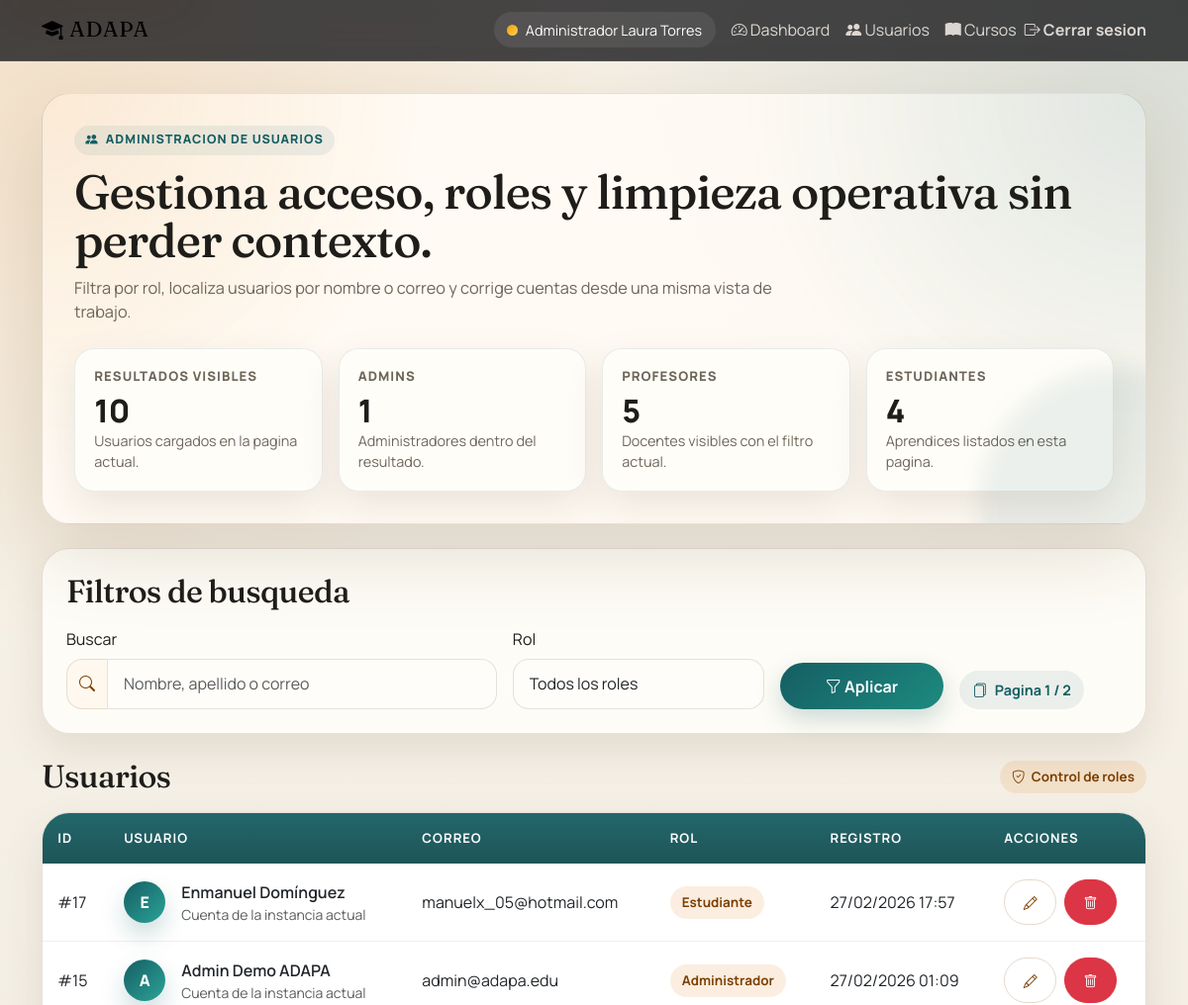
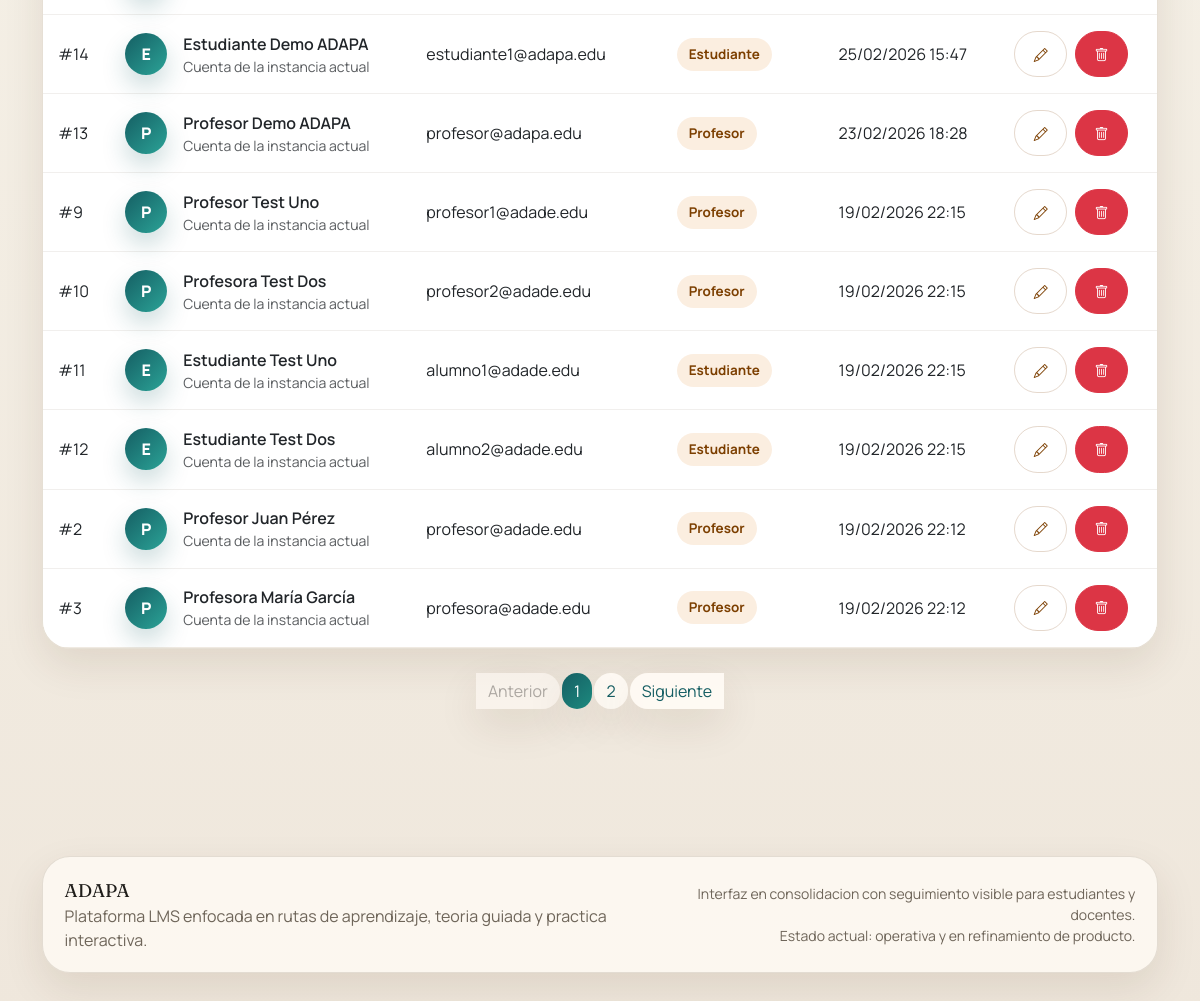
/admin/usuarios (signed in), run on the app's committed database (2 pictures, top to bottom).
### tables this page shows
CREATE TABLE `usuarios` (
  `id` int(11) NOT NULL AUTO_INCREMENT,
  `instancia_id` int(11) NOT NULL,
  `email` varchar(255) NOT NULL,
  `password_hash` varchar(255) NOT NULL,
  `nombre` varchar(255) NOT NULL,
  `apellido` varchar(255) NOT NULL,
  `es_estudiante` tinyint(1) NOT NULL DEFAULT 0,
  `es_profesor` tinyint(1) NOT NULL DEFAULT 0,
  `es_admin_institucion` tinyint(1) NOT NULL DEFAULT 0,
  `vista_default` enum('creador','estudiante') NOT NULL DEFAULT 'estudiante',
  `es_menor` tinyint(1) NOT NULL DEFAULT 0,
  `tutor_nombre` varchar(255) DEFAULT NULL,
  `tutor_email` varchar(255) DEFAULT NULL,
  `autorizacion_tutor_fecha` timestamp NULL DEFAULT NULL,
  `activo` tinyint(1) NOT NULL DEFAULT 1,
  `email_verificado` tinyint(1) NOT NULL DEFAULT 0,
  `ultimo_acceso` timestamp NULL DEFAULT NULL,
  `intentos_fallidos` int(11) NOT NULL DEFAULT 0,
  `creado_por` int(11) DEFAULT NULL,
  `creado_en` timestamp NOT NULL DEFAULT current_timestamp(),
  `modificado_en` timestamp NOT NULL DEFAULT current_timestamp() ON UPDATE current_timestamp(),
  PRIMARY KEY (`id`),
  UNIQUE KEY `email` (`email`),
  KEY `instancia_id` (`instancia_id`),
  CONSTRAINT `usuarios_ibfk_1` FOREIGN KEY (`instancia_id`) REFERENCES `instancias` (`id`)
);

### views/admin/usuarios.php (the view, shortened to what the rows shown need)
<?php require_once __DIR__ . '/../partials/header.php'; ?>
<?php
$admins = 0;
$profesores = 0;
$estudiantes = 0;
foreach ($users as $user) {
    if ($user->es_admin_institucion) {
        $admins++;
    } elseif ($user->es_profesor) {
        $profesores++;
    } elseif ($user->es_estudiante) {
        $estudiantes++;
    }
}
?>
<div class="container">
    <section class="page-hero mb-4">
        <span class="eyebrow"><i class="bi bi-people-fill"></i> Administracion de usuarios</span>
        <h1 class="page-title">Gestiona acceso, roles y limpieza operativa sin perder contexto.</h1>
        <p class="page-subtitle">
            Filtra por rol, localiza usuarios por nombre o correo y corrige cuentas desde una misma vista de trabajo.
        </p>
        <div class="metric-grid">
            <div class="metric-card">
                <div class="metric-label">Resultados visibles</div>
                <div class="metric-value"><?php echo count($users); ?></div>
                <div class="metric-note">Usuarios cargados en la pagina actual.</div>
            </div>
            <div class="metric-card">
                <div class="metric-label">Admins</div>
                <div class="metric-value"><?php echo $admins; ?></div>
                <div class="metric-note">Administradores dentro del resultado.</div>
            </div>
            <div class="metric-card">
                <div class="metric-label">Profesores</div>
                <div class="metric-value"><?php echo $profesores; ?></div>
                <div class="metric-note">Docentes visibles con el filtro actual.</div>
            </div>
            <div class="metric-card">
                <div class="metric-label">Estudiantes</div>
                <div class="metric-value"><?php echo $estudiantes; ?></div>
                <div class="metric-note">Aprendices listados en esta pagina.</div>
            </div>
        </div>
    </section>
    <section class="filter-shell mb-4">
        <div class="panel-body">
            <div class="section-title">
                <h2>Filtros de busqueda</h2>
            </div>
            <form method="GET" action="<?php echo url('/admin/usuarios'); ?>" class="row g-3 align-items-end">
                <div class="col-lg-5">
                    <label for="search" class="form-label">Buscar</label>
                    <div class="input-group">
                        <span class="input-group-text"><i class="bi bi-search"></i></span>
                        <input
                            type="text"
                            id="search"
                            name="search"
                            class="form-control"
                            placeholder="Nombre, apellido o correo"
                            value="<?php echo htmlspecialchars($search ?? ''); ?>"
                        >
                    </div>
                </div>
                <div class="col-lg-3">
                    <label for="role" class="form-label">Rol</label>
                    <select id="role" name="role" class="form-select">
                        <option value="">Todos los roles</option>
                    </select>
                </div>
                <div class="col-lg-2">
                    <button type="submit" class="btn btn-primary w-100">
                        <i class="bi bi-funnel"></i> Aplicar
                    </button>
                </div>
                <div class="col-lg-2">
                    <span class="inline-stat">
                        <i class="bi bi-files"></i> Pagina <?php echo (int) $currentPage; ?> / <?php echo (int) max($totalPages, 1); ?>
                    </span>
                </div>
            </form>
        </div>
    </section>
    <section>
        <div class="section-title">
            <h2>Usuarios</h2>
            <span class="soft-badge"><i class="bi bi-shield-check"></i> Control de roles</span>
        </div>
        <div class="data-table-shell">
            <div class="table-responsive">
                <table class="table table-hover align-middle">
                    <thead>
                        <tr>
                            <th>ID</th>
                            <th>Usuario</th>
                            <th>Correo</th>
                            <th>Rol</th>
                            <th>Registro</th>
                            <th>Acciones</th>
                        </tr>
                    </thead>
                    <tbody>
                        <?php if (empty($users)): ?>
                            <tr>
                                <td colspan="6" class="empty-state">No hay usuarios que coincidan con el filtro actual.</td>
                            </tr>
                        <?php else: ?>
                            <?php foreach ($users as $user): ?>
                                <tr>
                                    <td>#<?php echo (int) $user->id; ?></td>
                                    <td>
                                        <div class="d-flex align-items-center gap-3">
                                            <span class="avatar-token"><?php echo strtoupper(substr($user->nombre, 0, 1)); ?></span>
                                            <div>
                                                <div class="fw-semibold"><?php echo htmlspecialchars(trim($user->nombre . ' ' . $user->apellido)); ?></div>
                                                <div class="small text-muted">Cuenta de la instancia actual</div>
                                            </div>
                                        </div>
                                    </td>
                                    <td><?php echo htmlspecialchars($user->email); ?></td>
                                    <td>
                                        <?php if ($user->es_admin_institucion): ?>
                                            <span class="soft-badge">Administrador</span>
                                        <?php elseif ($user->es_profesor): ?>
                                            <span class="soft-badge">Profesor</span>
                                        <?php elseif ($user->es_estudiante): ?>
                                            <span class="soft-badge">Estudiante</span>
                                        <?php else: ?>
                                            <span class="soft-badge">Usuario</span>
                                        <?php endif; ?>
                                    </td>
                                    <td><?php echo date('d/m/Y H:i', strtotime($user->creado_en)); ?></td>
                                    <td>
                                        <div class="d-flex gap-2 flex-wrap">
                                            <a href="<?php echo url('/admin/usuarios/edit/' . $user->id); ?>" class="btn btn-sm btn-outline-secondary" title="Editar usuario">
                                                <i class="bi bi-pencil"></i>
                                            </a>
                                            <?php if ($user->id != $_SESSION['user_id']): ?>
                                                <form method="POST" action="<?php echo url('/admin/usuarios/delete/' . $user->id); ?>" class="d-inline" onsubmit="return confirm('Estas seguro de eliminar este usuario?');">
                                                    <button type="submit" class="btn btn-sm btn-danger" title="Eliminar usuario">
                                                        <i class="bi bi-trash"></i>
                                                    </button>
                                                </form>
                                            <?php endif; ?>
                                        </div>
                                    </td>
                                </tr>
                            <?php endforeach; ?>
                        <?php endif; ?>
                    </tbody>
                </table>
            </div>
        </div>
        <?php if ($totalPages > 1): ?>
            <nav aria-label="Navegacion de usuarios" class="mt-4 pagination-shell">
                <ul class="pagination justify-content-center flex-wrap">
                    <li class="page-item <?php echo $currentPage <= 1 ? 'disabled' : ''; ?>">
                        <a class="page-link" href="<?php echo url('/admin/usuarios?page=' . ($currentPage - 1) . '&search=' . urlencode($search) . '&role=' . urlencode($role)); ?>">Anterior</a>
                    </li>
                    <?php for ($i = 1; $i <= $totalPages; $i++): ?>
                        <li class="page-item <?php echo $currentPage == $i ? 'active' : ''; ?>">
                            <a class="page-link" href="<?php echo url('/admin/usuarios?page=' . $i . '&search=' . urlencode($search) . '&role=' . urlencode($role)); ?>"><?php echo $i; ?></a>
                        </li>
                    <?php endfor; ?>
                    <li class="page-item <?php echo $currentPage >= $totalPages ? 'disabled' : ''; ?>">
                        <a class="page-link" href="<?php echo url('/admin/usuarios?page=' . ($currentPage + 1) . '&search=' . urlencode($search) . '&role=' . urlencode($role)); ?>">Siguiente</a>
                    </li>
                </ul>
            </nav>
        <?php endif; ?>
    </section>
</div>
<?php require_once __DIR__ . '/../partials/footer.php'; ?>

### core/Router.php (shortened to what the rows shown need)
<?php
class Router {
    private $routes = [];
    private $basePath;
    public function __construct() {
        $this->basePath = BASE_URL;
    }
    public function add($method, $route, $controller, $action) {
        $this->routes[$method][$route] = ['controller' => $controller, 'action' => $action];
    }
    public function dispatch($uri, $method) {
        $uri = $this->removeBasePath($uri);
        foreach ($this->routes[$method] as $route => $routeInfo) {
            $pattern = preg_replace('/\{[^}]+\}/', '([^/]+)', $route);
            $pattern = '#^' . $pattern . '$#';
            if (preg_match($pattern, $uri, $matches)) {
                array_shift($matches);
                $action = $routeInfo['action'];
                $controllerInstance = new $controllerClass();
                if (method_exists($controllerInstance, $action)) {
                    call_user_func_array([$controllerInstance, $action], $matches);
                } else {
                    http_response_code(404);
                    echo "404 Method Not Found";
                }
                return;
            }
        }
    }
    private function removeBasePath($uri) {
        if (strpos($uri, $this->basePath) === 0) {
            $uri = substr($uri, strlen($this->basePath));
        }
        return $uri;
    }
}

### data on the page
usuarios: id "17", nombre "E", nombre+apellido "Enmanuel Domínguez", email "manuelx_05@hotmail.com", es_admin_institucion "Estudiante", creado_en "27/02/2026 17:57"
usuarios: id "15", nombre "A", nombre+apellido "Admin Demo ADAPA", email "admin@adapa.edu", es_admin_institucion "Administrador", creado_en "27/02/2026 01:09"
usuarios: id "14", nombre "E", nombre+apellido "Estudiante Demo ADAPA", email "estudiante1@adapa.edu", es_admin_institucion "Estudiante", creado_en "25/02/2026 15:47"
usuarios: id "13", nombre "P", nombre+apellido "Profesor Demo ADAPA", email "profesor@adapa.edu", es_admin_institucion "Profesor", creado_en "23/02/2026 18:28"
usuarios: id "9", nombre "P", nombre+apellido "Profesor Test Uno", email "profesor1@adade.edu", es_admin_institucion "Profesor", creado_en "19/02/2026 22:15"
usuarios: id "10", nombre "P", nombre+apellido "Profesora Test Dos", email "profesor2@adade.edu", es_admin_institucion "Profesor", creado_en "19/02/2026 22:15"
usuarios: id "11", nombre "E", nombre+apellido "Estudiante Test Uno", email "alumno1@adade.edu", es_admin_institucion "Estudiante", creado_en "19/02/2026 22:15"
usuarios: id "12", nombre "E", nombre+apellido "Estudiante Test Dos", email "alumno2@adade.edu", es_admin_institucion "Estudiante", creado_en "19/02/2026 22:15"
usuarios: id "2", nombre "P", nombre+apellido "Profesor Juan Pérez", email "profesor@adade.edu", es_admin_institucion "Profesor", creado_en "19/02/2026 22:12"
usuarios: id "3", nombre "P", nombre+apellido "Profesora María García", email "profesora@adade.edu", es_admin_institucion "Profesor", creado_en "19/02/2026 22:12"

### other printed values
count($users) "10"
$admins "1"
$profesores "5"
$estudiantes "4"
max($totalPages, 1) "2"
